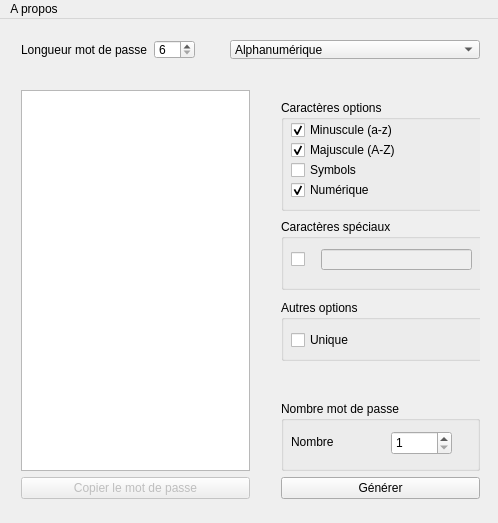
<?xml version="1.0" encoding="UTF-8"?>
<ui version="4.0">
 <class>MainWindow</class>
 <widget class="QMainWindow" name="MainWindow">
  <property name="geometry">
   <rect>
    <x>0</x>
    <y>0</y>
    <width>498</width>
    <height>523</height>
   </rect>
  </property>
  <property name="windowTitle">
   <string>Générateur de mot de passe</string>
  </property>
  <widget class="QWidget" name="centralWidget">
   <widget class="QWidget" name="verticalLayoutWidget">
    <property name="geometry">
     <rect>
      <x>10</x>
      <y>60</y>
      <width>251</width>
      <height>431</height>
     </rect>
    </property>
    <layout class="QVBoxLayout" name="listPwdLayout">
     <item>
      <widget class="QPlainTextEdit" name="listPwd">
       <property name="readOnly">
        <bool>true</bool>
       </property>
      </widget>
     </item>
     <item>
      <widget class="QPushButton" name="copyPwd">
       <property name="enabled">
        <bool>false</bool>
       </property>
       <property name="text">
        <string>Copier le mot de passe</string>
       </property>
      </widget>
     </item>
    </layout>
   </widget>
   <widget class="QWidget" name="horizontalLayoutWidget">
    <property name="geometry">
     <rect>
      <x>10</x>
      <y>10</y>
      <width>481</width>
      <height>41</height>
     </rect>
    </property>
    <layout class="QHBoxLayout" name="horizontalLayout">
     <item>
      <widget class="QLabel" name="label">
       <property name="text">
        <string>Longueur mot de passe</string>
       </property>
       <property name="margin">
        <number>0</number>
       </property>
       <property name="indent">
        <number>-1</number>
       </property>
      </widget>
     </item>
     <item>
      <widget class="QSpinBox" name="lengthPwd">
       <property name="toolTip">
        <string extracomment="Longueur du mot de passe"/>
       </property>
       <property name="minimum">
        <number>6</number>
       </property>
       <property name="maximum">
        <number>20</number>
       </property>
      </widget>
     </item>
     <item>
      <spacer name="horizontalSpacer">
       <property name="orientation">
        <enum>Qt::Horizontal</enum>
       </property>
       <property name="sizeHint" stdset="0">
        <size>
         <width>40</width>
         <height>20</height>
        </size>
       </property>
      </spacer>
     </item>
     <item>
      <widget class="QComboBox" name="typePwd">
       <property name="minimumSize">
        <size>
         <width>250</width>
         <height>0</height>
        </size>
       </property>
       <item>
        <property name="text">
         <string>Alphanumérique</string>
        </property>
       </item>
       <item>
        <property name="text">
         <string>Hex</string>
        </property>
       </item>
      </widget>
     </item>
    </layout>
   </widget>
   <widget class="QWidget" name="verticalLayoutWidget_2">
    <property name="geometry">
     <rect>
      <x>270</x>
      <y>60</y>
      <width>221</width>
      <height>431</height>
     </rect>
    </property>
    <layout class="QVBoxLayout" name="optionLayout">
     <item>
      <widget class="QStackedWidget" name="stackedWidget">
       <property name="currentIndex">
        <number>0</number>
       </property>
       <widget class="QWidget" name="page">
        <widget class="QGroupBox" name="caracterOption">
         <property name="geometry">
          <rect>
           <x>0</x>
           <y>10</y>
           <width>211</width>
           <height>111</height>
          </rect>
         </property>
         <property name="title">
          <string>Caractères options</string>
         </property>
         <widget class="QCheckBox" name="minuscule">
          <property name="geometry">
           <rect>
            <x>10</x>
            <y>20</y>
            <width>191</width>
            <height>20</height>
           </rect>
          </property>
          <property name="text">
           <string>Minuscule (a-z)</string>
          </property>
          <property name="checked">
           <bool>true</bool>
          </property>
         </widget>
         <widget class="QCheckBox" name="majuscule">
          <property name="geometry">
           <rect>
            <x>10</x>
            <y>40</y>
            <width>191</width>
            <height>20</height>
           </rect>
          </property>
          <property name="text">
           <string>Majuscule (A-Z)</string>
          </property>
          <property name="checked">
           <bool>true</bool>
          </property>
         </widget>
         <widget class="QCheckBox" name="symbols">
          <property name="geometry">
           <rect>
            <x>10</x>
            <y>60</y>
            <width>191</width>
            <height>20</height>
           </rect>
          </property>
          <property name="text">
           <string>Symbols</string>
          </property>
          <property name="checked">
           <bool>false</bool>
          </property>
         </widget>
         <widget class="QCheckBox" name="numerique">
          <property name="geometry">
           <rect>
            <x>10</x>
            <y>80</y>
            <width>191</width>
            <height>20</height>
           </rect>
          </property>
          <property name="text">
           <string>Numérique</string>
          </property>
          <property name="checked">
           <bool>true</bool>
          </property>
         </widget>
        </widget>
        <widget class="QGroupBox" name="specialCaracter">
         <property name="geometry">
          <rect>
           <x>0</x>
           <y>129</y>
           <width>211</width>
           <height>71</height>
          </rect>
         </property>
         <property name="title">
          <string>Caractères spéciaux</string>
         </property>
         <widget class="QCheckBox" name="checkBoxCustomSet">
          <property name="geometry">
           <rect>
            <x>10</x>
            <y>30</y>
            <width>21</width>
            <height>20</height>
           </rect>
          </property>
          <property name="text">
           <string/>
          </property>
         </widget>
         <widget class="QLineEdit" name="customSet">
          <property name="enabled">
           <bool>false</bool>
          </property>
          <property name="geometry">
           <rect>
            <x>40</x>
            <y>30</y>
            <width>151</width>
            <height>21</height>
           </rect>
          </property>
         </widget>
        </widget>
        <widget class="QGroupBox" name="otherOption">
         <property name="geometry">
          <rect>
           <x>0</x>
           <y>210</y>
           <width>211</width>
           <height>61</height>
          </rect>
         </property>
         <property name="title">
          <string>Autres options</string>
         </property>
         <widget class="QCheckBox" name="uniqueCaractere">
          <property name="geometry">
           <rect>
            <x>10</x>
            <y>30</y>
            <width>191</width>
            <height>20</height>
           </rect>
          </property>
          <property name="text">
           <string>Unique</string>
          </property>
         </widget>
        </widget>
       </widget>
       <widget class="QWidget" name="page_2"/>
      </widget>
     </item>
     <item>
      <widget class="QGroupBox" name="amountPwd">
       <property name="minimumSize">
        <size>
         <width>0</width>
         <height>70</height>
        </size>
       </property>
       <property name="title">
        <string>Nombre mot de passe</string>
       </property>
       <widget class="QSpinBox" name="amount">
        <property name="geometry">
         <rect>
          <x>110</x>
          <y>30</y>
          <width>61</width>
          <height>24</height>
         </rect>
        </property>
        <property name="minimum">
         <number>1</number>
        </property>
        <property name="maximum">
         <number>30</number>
        </property>
       </widget>
       <widget class="QLabel" name="label_2">
        <property name="geometry">
         <rect>
          <x>10</x>
          <y>30</y>
          <width>91</width>
          <height>21</height>
         </rect>
        </property>
        <property name="text">
         <string>Nombre</string>
        </property>
       </widget>
      </widget>
     </item>
     <item>
      <widget class="QPushButton" name="genPwd">
       <property name="text">
        <string>Générer</string>
       </property>
      </widget>
     </item>
    </layout>
   </widget>
  </widget>
  <widget class="QMenuBar" name="menuBar">
   <property name="geometry">
    <rect>
     <x>0</x>
     <y>0</y>
     <width>498</width>
     <height>22</height>
    </rect>
   </property>
   <widget class="QMenu" name="menuA_propos">
    <property name="title">
     <string>A propos</string>
    </property>
    <addaction name="actionInfos"/>
   </widget>
   <addaction name="menuA_propos"/>
  </widget>
  <action name="actionSd">
   <property name="text">
    <string>sd</string>
   </property>
  </action>
  <action name="actionInfos">
   <property name="text">
    <string>Générateur de mot de passe</string>
   </property>
  </action>
 </widget>
 <layoutdefault spacing="6" margin="11"/>
 <resources/>
 <connections/>
</ui>
